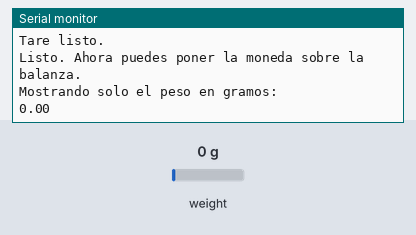
Recording of a sketch running on a simulated ESP8266 (Wemos D1 mini). Shown: the last lines printed to the serial monitor. The inputs (shaded band) are chosen by the test bench; at power-on: weight on the scale 0 g.

Above: at 5.2 s.
5.3 s: weight on the scale set to 100 g
At 6.8 s:
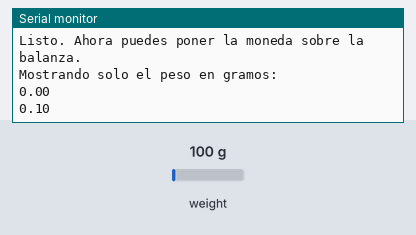
7.0 s: weight on the scale set to 1250 g
At 8.0 s:
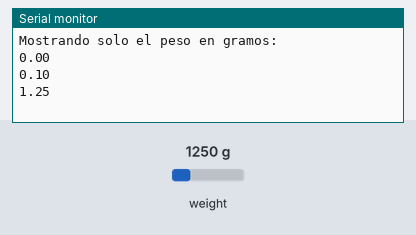
Timing chart, 0 to 10.0 s (numbered marks = the images above; inputs shaded):
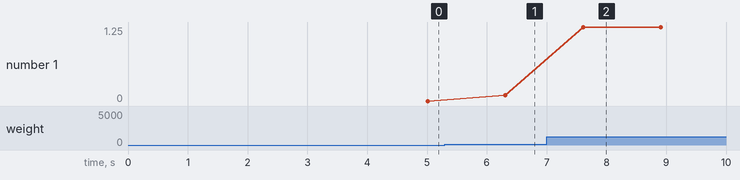

The sketch:

prueba_balanza.ino
```cpp
#include "HX711.h"

// Pines del HX711 en el D1 mini
#define HX_DOUT  D5
#define HX_SCK   D6

HX711 balanza;


// Calculado para que 1 moneda de 100 colones ≈ 9 g
const float FACTOR_CONVERSION = -8403.0;


void setup() {
  Serial.begin(115200);
  delay(500);
  Serial.println();
  Serial.println("Iniciando prueba de balanza (HX711 - Rob Tillaart)...");

  balanza.begin(HX_DOUT, HX_SCK);

  // Esperar a que haya datos
  Serial.println("Esperando a que el HX711 este listo...");
  while (!balanza.is_ready()) {
    Serial.println("HX711 no listo...");
    delay(200);
  }

  // TARE inicial (sin peso)
  Serial.println("Retira todo el peso de la balanza...");
  delay(2000);
  Serial.println("Realizando tare...");
  balanza.tare(15);   // promedio de 15 lecturas para offset
  Serial.println("Tare listo.");

  // Configurar factor de conversion (escala)
  balanza.set_scale(FACTOR_CONVERSION);

  Serial.println("Listo. Ahora puedes poner la moneda sobre la balanza.");
  Serial.println("Mostrando solo el peso en gramos:");
}

void loop() {
  if (balanza.is_ready()) {
    // Lee el peso ya corregido por offset y factor de escala
    float peso = balanza.get_units(10);  // promedio de 10 lecturas

    // Imprime SOLO el valor del peso (en gramos)
    Serial.println(peso, 2);   // 2 decimales
  }
  else {

  }

  delay(300);  // ~3 lecturas por segundo
}
```

Measured:
- after the input at 5.3 s, the serial monitor: prints a new line after 1.0 s (image 1)
- after the input at 7.0 s, the serial monitor: prints a new line after 0.61 s (image 2)
- plotted number 1: 0 → 0.1 after the input at 5.3 s, 0.1 → 1.25 after the input at 7.0 s
